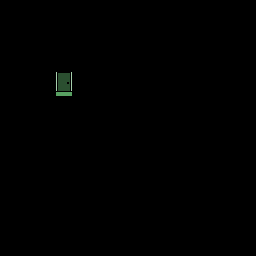

The image is a tile-based game level rendered from a .tmx file. Its description and source (layers, tilesets, objects; grid data summarised) follow:
An orthogonal 32x32 tile map with 8x8 px tiles, 4 tile layers (Tilemap, Collision, Priority, Visibility), 2 tilesets.

<map version="1.5" tiledversion="1.7.2" orientation="orthogonal" renderorder="right-down" width="32" height="32" tilewidth="8" tileheight="8" infinite="0" nextlayerid="5" nextobjectid="1">
 <tileset firstgid="1" source="Tiledata.tsx" />
 <tileset firstgid="385" source="System.tsx" />
 <layer id="1" name="Tilemap" width="32" height="32">
  <data>[1024 cells, 6 non-empty, 6 distinct tile ids]</data>
 </layer>
 <layer id="3" name="Collision" width="32" height="32" opacity="0.5">
  <data>[1024 cells, 0 non-empty, 0 distinct tile ids]</data>
 </layer>
 <layer id="2" name="Priority" width="32" height="32" opacity="0.5">
  <data>[1024 cells, 0 non-empty, 0 distinct tile ids]</data>
 </layer>
 <layer id="4" name="Visibility" width="32" height="32" opacity="0.5">
  <data>[1024 cells, 0 non-empty, 0 distinct tile ids]</data>
 </layer>
</map>
